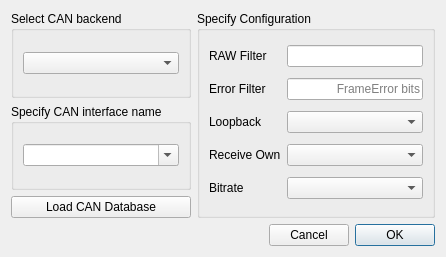
<?xml version="1.0" encoding="UTF-8"?>
<ui version="4.0">
 <class>ConnectDialog</class>
 <widget class="QDialog" name="ConnectDialog">
  <property name="geometry">
   <rect>
    <x>0</x>
    <y>0</y>
    <width>446</width>
    <height>257</height>
   </rect>
  </property>
  <property name="windowTitle">
   <string>Connect</string>
  </property>
  <layout class="QGridLayout" name="gridLayout_2">
   <item row="4" column="0" colspan="2">
    <layout class="QHBoxLayout" name="horizontalLayout">
     <item>
      <spacer name="horizontalSpacer">
       <property name="orientation">
        <enum>Qt::Horizontal</enum>
       </property>
       <property name="sizeHint" stdset="0">
        <size>
         <width>96</width>
         <height>20</height>
        </size>
       </property>
      </spacer>
     </item>
     <item>
      <widget class="QPushButton" name="cancelButton">
       <property name="text">
        <string>Cancel</string>
       </property>
       <property name="autoDefault">
        <bool>false</bool>
       </property>
      </widget>
     </item>
     <item>
      <widget class="QPushButton" name="okButton">
       <property name="text">
        <string>OK</string>
       </property>
       <property name="autoDefault">
        <bool>false</bool>
       </property>
       <property name="default">
        <bool>true</bool>
       </property>
      </widget>
     </item>
    </layout>
   </item>
   <item row="1" column="0">
    <widget class="QGroupBox" name="specifyInterfaceNameBox">
     <property name="title">
      <string>Specify CAN interface name</string>
     </property>
     <layout class="QGridLayout" name="gridLayout_3">
      <item row="0" column="0">
       <widget class="QComboBox" name="interfaceListBox">
        <property name="editable">
         <bool>true</bool>
        </property>
       </widget>
      </item>
     </layout>
    </widget>
   </item>
   <item row="0" column="0">
    <widget class="QGroupBox" name="selectBackendBox">
     <property name="title">
      <string>Select CAN backend</string>
     </property>
     <layout class="QGridLayout" name="gridLayout">
      <item row="0" column="0">
       <widget class="QComboBox" name="backendListBox"/>
      </item>
     </layout>
    </widget>
   </item>
   <item row="2" column="0">
    <widget class="QPushButton" name="loadDatabaseButton">
     <property name="text">
      <string>Load CAN Database</string>
     </property>
    </widget>
   </item>
   <item row="0" column="1" rowspan="3">
    <widget class="QGroupBox" name="configurationBox">
     <property name="enabled">
      <bool>true</bool>
     </property>
     <property name="title">
      <string>Specify Configuration</string>
     </property>
     <layout class="QGridLayout" name="gridLayout_4">
      <item row="4" column="0">
       <widget class="QLabel" name="bitrateLabel">
        <property name="text">
         <string>Bitrate</string>
        </property>
       </widget>
      </item>
      <item row="4" column="1">
       <widget class="QComboBox" name="bitrateBox"/>
      </item>
      <item row="2" column="0">
       <widget class="QLabel" name="loopbackLabel">
        <property name="text">
         <string>Loopback</string>
        </property>
       </widget>
      </item>
      <item row="2" column="1">
       <widget class="QComboBox" name="loopbackBox"/>
      </item>
      <item row="3" column="1">
       <widget class="QComboBox" name="receiveOwnBox"/>
      </item>
      <item row="1" column="0">
       <widget class="QLabel" name="errorFilterLabel">
        <property name="text">
         <string>Error Filter</string>
        </property>
       </widget>
      </item>
      <item row="0" column="0">
       <widget class="QLabel" name="rawFilterLabel">
        <property name="text">
         <string>RAW Filter</string>
        </property>
       </widget>
      </item>
      <item row="1" column="1">
       <widget class="QLineEdit" name="errorFilterEdit">
        <property name="alignment">
         <set>Qt::AlignRight|Qt::AlignTrailing|Qt::AlignVCenter</set>
        </property>
        <property name="placeholderText">
         <string>FrameError bits</string>
        </property>
       </widget>
      </item>
      <item row="3" column="0">
       <widget class="QLabel" name="receiveOwnLabel">
        <property name="text">
         <string>Receive Own</string>
        </property>
       </widget>
      </item>
      <item row="0" column="1">
       <widget class="QLineEdit" name="rawFilterEdit">
        <property name="alignment">
         <set>Qt::AlignRight|Qt::AlignTrailing|Qt::AlignVCenter</set>
        </property>
       </widget>
      </item>
     </layout>
    </widget>
   </item>
  </layout>
 </widget>
 <resources/>
 <connections/>
</ui>
